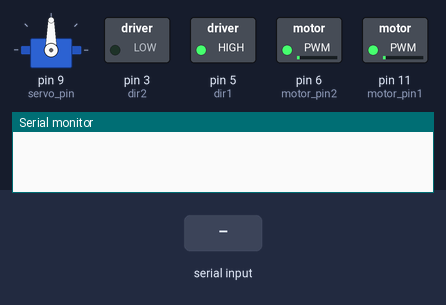
Recording of a sketch running on a simulated Arduino Uno, built with avr-gcc and run on an emulated ATmega328P. Parts: servo, switched loads named in the sketch (green lamp = pin HIGH), the last lines printed to the serial monitor. The inputs (shaded band) are chosen by the test bench.

Above: at 1.2 s.
1.3 s: "90,45\n" received over Serial
At 2.5 s:
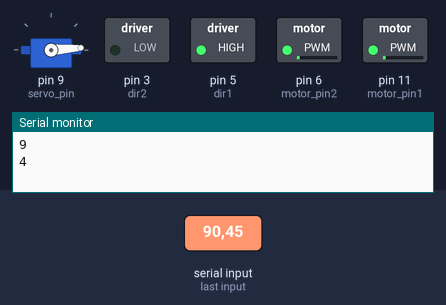
2.8 s: "30,150\n" received over Serial
At 3.3 s:
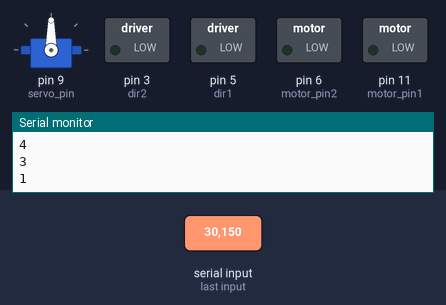
4.3 s: "1\n" received over Serial
At 4.7 s:
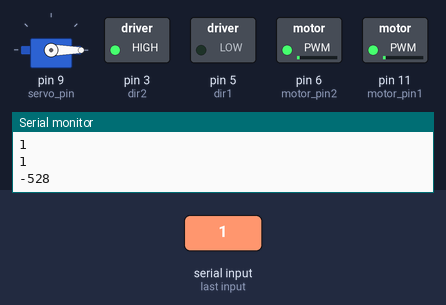
5.8 s: "3\n" received over Serial
At 7.0 s:
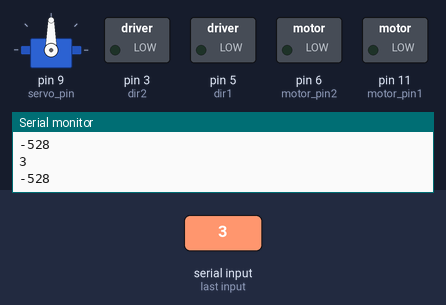
7.3 s: "5\n" received over Serial
At 8.6 s:
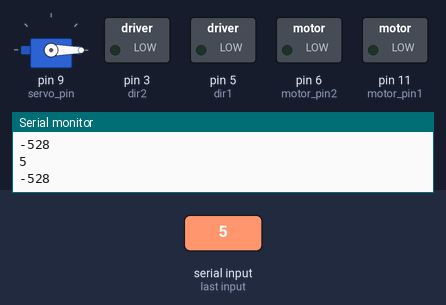
Timing chart, 0 to 9.8 s (numbered marks = the images above; inputs shaded):
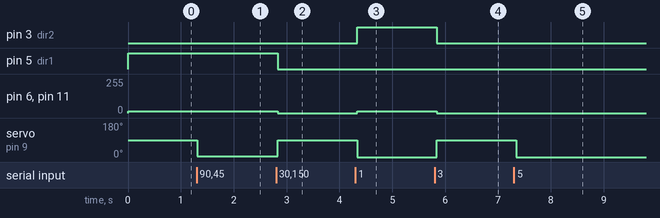

The sketch:

arduino.ino
```cpp
#include <Servo.h>
#include <stdlib.h>
Servo myservo;
int motor_pin1 = 11;
int motor_pin2 = 6;
int dir1 = 5;
int dir2 = 3;
int servo_pin = 9;
int motor = 20; //速度值
int angle = 90;  //角度值
int num = 0;//临时字符变量，又或者说是缓存用的吧
int sp1 = 0;
int sp2 = 0;
int lev;
int data;
String comdata;
char tmp;

void setup()
{
  // put your setup code here, to run once:
  Serial.begin(115200);
  myservo.attach(servo_pin);
  myservo.write(90);
  pinMode(motor_pin1, OUTPUT);
  pinMode(motor_pin2, OUTPUT);
  pinMode(dir1, OUTPUT);
  pinMode(dir2, OUTPUT);
}

void loop() {
  while (Serial.available() > 0)
{
  tmp = char(Serial.read());
    if (tmp >= '0' && tmp <= '9') {
      comdata += tmp;
    }

    delay(2);
    }

  if (comdata.length() > 0) {
//    data = atoi(comdata.c_str());

    lev = comdata[0] - '0';
    angle = (comdata[1] - '0') * 10 + (comdata[2] - '0');
    Serial.println(lev);
    Serial.println(angle);
    comdata = "";
    }


  if (lev == 0){
    sp1 = 255;
    sp2 = 0;
    motor = 15;
  }
  else if (lev == 3){
    sp1 = 0;
    sp2 = 0;
    motor = 0;
    angle = 90;
  }
  else if (lev == 1){
    sp1 = 0;
    sp2 = 255;
    motor = 15;
  }
  else if (lev == 2){
    sp1 = 0;
    sp2 = 255;
    motor = 22;
  }

  myservo.write(angle);  //控制舵机转动相应的角度。
  analogWrite(dir1, sp1);
  analogWrite(dir2, sp2);
  analogWrite(motor_pin1, motor);
  analogWrite(motor_pin2, motor);
  delay(100);//延时100毫秒
}
```

Measured:
- after the input at 1.3 s, servo on pin 9 (servo_pin): 90° → 4° at once
- after the input at 2.8 s, pin 5 (dir1): HIGH → LOW at once; pin 6 (motor_pin2), pin 11 (motor_pin1): 15/255 → 0/255 at once; servo on pin 9 (servo_pin): 4° → 90° at once
- after the input at 4.3 s, pin 3 (dir2): LOW → HIGH at once; pin 6 (motor_pin2), pin 11 (motor_pin1): 0/255 → 15/255 at once; servo on pin 9 (servo_pin): 90° → 0° at once
- after the input at 5.8 s, pin 3 (dir2): HIGH → LOW at once; pin 6 (motor_pin2), pin 11 (motor_pin1): 15/255 → 0/255 at once; servo on pin 9 (servo_pin): 0° → 90° at once
- after the input at 7.3 s, servo on pin 9 (servo_pin): 90° → 0° after 0.05 s
